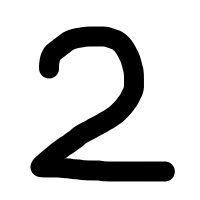
#> input picture src2/ch3/digits/my2.png, 200 x 200 px
$ jupyter execute digits.ipynb
#> lines starting #> are read from the running program, lines starting #| are printed output that depends on the picture
[cell 1]
import cv2
import matplotlib.pyplot as plt
from sklearn import datasets

digits = datasets.load_digits()
plt.imshow(digits.images[0], cmap="gray")
plt.show()
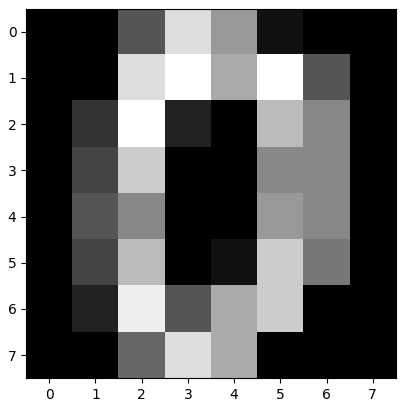
#> figure drawn by matplotlib, 1 panel

[cell 2]
print(digits.DESCR)

[cell 3]
import cv2
import matplotlib.pyplot as plt

from sklearn import datasets
digits = datasets.load_digits()

for i in range(15):
    plt.subplot(3, 5, i+1)
    plt.axis("off")
    plt.title(str(digits.target[i]))
    plt.imshow(digits.images[i], cmap="gray")

plt.show()
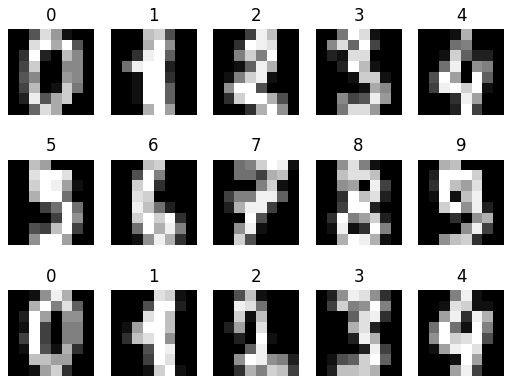
#> figure drawn by matplotlib, 15 panels

[cell 4]
d0 = digits.images[0]
plt.imshow(d0, cmap="gray")
plt.show()

print(d0)

[cell 5]
d = digits.images
d = d.reshape((-1, 64))
print(len(d[0]))
print(len(d))
print(d[0])

[cell 6]
from sklearn.model_selection import train_test_split
from sklearn import datasets, svm, metrics
from sklearn.metrics import accuracy_score

# データを読み込む --- (*1)
digits = datasets.load_digits()
x = digits.images
y = digits.target
x = x.reshape((-1, 64)) # 二次元配列を一次元配列に変換 --- (*2)
# データを学習用とテスト用に分割する --- (*3)
x_train, x_test, y_train, y_test = \
    train_test_split(x, y, test_size=0.25)

# データを学習 --- (*4)
clf = svm.SVC()
clf.fit(x_train, y_train)

# 予測して精度を確認する --- (*5)
y_pred = clf.predict(x_test)
print(accuracy_score(y_test, y_pred))

[cell 7]
# 学習済みデータを保存
import pickle
with open("digits.pkl", "wb") as fp:
    pickle.dump(clf, fp)

[cell 8]
import cv2
import pickle

def predict_digit(filename):
    # 学習済みデータを読み込む
#> called with filename = 'my2.png'
    with open("digits.pkl", "rb") as fp:
        clf = pickle.load(fp)
    # 自分で用意した手書きの画像ファイルを読み込む
    my_img = cv2.imread(filename)
#> my_img is the input picture: shape (200, 200, 3); min 0, max 255, mean 204.4
    # 画像データを学習済みデータに合わせる
    my_img = cv2.cvtColor(my_img, cv2.COLOR_BGR2GRAY)
#> my_img: shape (200, 200)
    my_img = cv2.resize(my_img, (8, 8))
    my_img = 15 - my_img // 16 # 白黒反転する
    # 二次元を一次元に変換
    my_img = my_img.reshape((-1, 64))
    # データ予測する
    res = clf.predict(my_img)
#> res = [2]
    return res[0]

# 画像ファイルを指定して実行
n = predict_digit("my2.png")
#> n = 2
print("my2.png = " + str(n))
#| my2.png = 2
n = predict_digit("my4.png")
#> call 2 of predict_digit, with filename = 'my4.png'
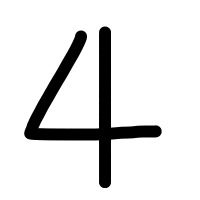
#> input picture src2/ch3/digits/my4.png, 200 x 200 px
#> in predict_digit, my_img is the input picture: shape (200, 200, 3); min 0, max 255, mean 225.2
#> in predict_digit (call 2), `res = clf.predict(my_img)`: res = [4]
#> n = 4
print("my4.png = " + str(n))
#| my4.png = 4
n = predict_digit("my9.png")
#> call 3 of predict_digit, with filename = 'my9.png'
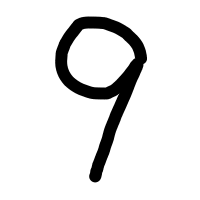
#> input picture src2/ch3/digits/my9.png, 200 x 200 px
#> in predict_digit, my_img is the input picture: shape (200, 200, 3); min 0, max 255, mean 229.1
#> in predict_digit (call 3), `res = clf.predict(my_img)`: res = [9]
#> n = 9
print("my9.png = " + str(n))
#| my9.png = 9
